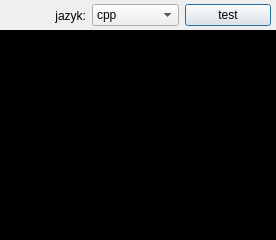
<?xml version="1.0" encoding="UTF-8"?>
<ui version="4.0">
 <class>TestDialog</class>
 <widget class="QDialog" name="TestDialog">
  <property name="geometry">
   <rect>
    <x>0</x>
    <y>0</y>
    <width>276</width>
    <height>240</height>
   </rect>
  </property>
  <property name="windowTitle">
   <string>Submit</string>
  </property>
  <property name="modal">
   <bool>true</bool>
  </property>
  <widget class="QTextBrowser" name="textBrowser">
   <property name="geometry">
    <rect>
     <x>0</x>
     <y>30</y>
     <width>281</width>
     <height>211</height>
    </rect>
   </property>
   <property name="styleSheet">
    <string notr="true">background-color: rgb(0, 0, 0);
color: rgb(255, 255, 255);</string>
   </property>
   <property name="html">
    <string>&lt;!DOCTYPE HTML PUBLIC &quot;-//W3C//DTD HTML 4.0//EN&quot; &quot;http://www.w3.org/TR/REC-html40/strict.dtd&quot;&gt;
&lt;html&gt;&lt;head&gt;&lt;meta name=&quot;qrichtext&quot; content=&quot;1&quot; /&gt;&lt;style type=&quot;text/css&quot;&gt;
p, li { white-space: pre-wrap; }
&lt;/style&gt;&lt;/head&gt;&lt;body style=&quot; font-family:'MS Shell Dlg 2'; font-size:8.25pt; font-weight:400; font-style:normal;&quot;&gt;
&lt;p style=&quot;-qt-paragraph-type:empty; margin-top:0px; margin-bottom:0px; margin-left:0px; margin-right:0px; -qt-block-indent:0; text-indent:0px; font-size:8pt;&quot;&gt;&lt;/p&gt;&lt;/body&gt;&lt;/html&gt;</string>
   </property>
  </widget>
  <widget class="QWidget" name="horizontalLayoutWidget">
   <property name="geometry">
    <rect>
     <x>0</x>
     <y>0</y>
     <width>271</width>
     <height>31</height>
    </rect>
   </property>
   <layout class="QHBoxLayout" name="horizontalLayout">
    <item>
     <widget class="QLabel" name="label">
      <property name="text">
       <string>jazyk:</string>
      </property>
      <property name="alignment">
       <set>Qt::AlignRight|Qt::AlignTrailing|Qt::AlignVCenter</set>
      </property>
     </widget>
    </item>
    <item>
     <widget class="QComboBox" name="comboBox">
      <item>
       <property name="text">
        <string>cpp</string>
       </property>
      </item>
      <item>
       <property name="text">
        <string>pas</string>
       </property>
      </item>
     </widget>
    </item>
    <item>
     <widget class="QPushButton" name="pushButton">
      <property name="enabled">
       <bool>true</bool>
      </property>
      <property name="sizePolicy">
       <sizepolicy hsizetype="Minimum" vsizetype="Fixed">
        <horstretch>0</horstretch>
        <verstretch>0</verstretch>
       </sizepolicy>
      </property>
      <property name="text">
       <string>test</string>
      </property>
     </widget>
    </item>
   </layout>
  </widget>
 </widget>
 <resources/>
 <connections/>
</ui>
